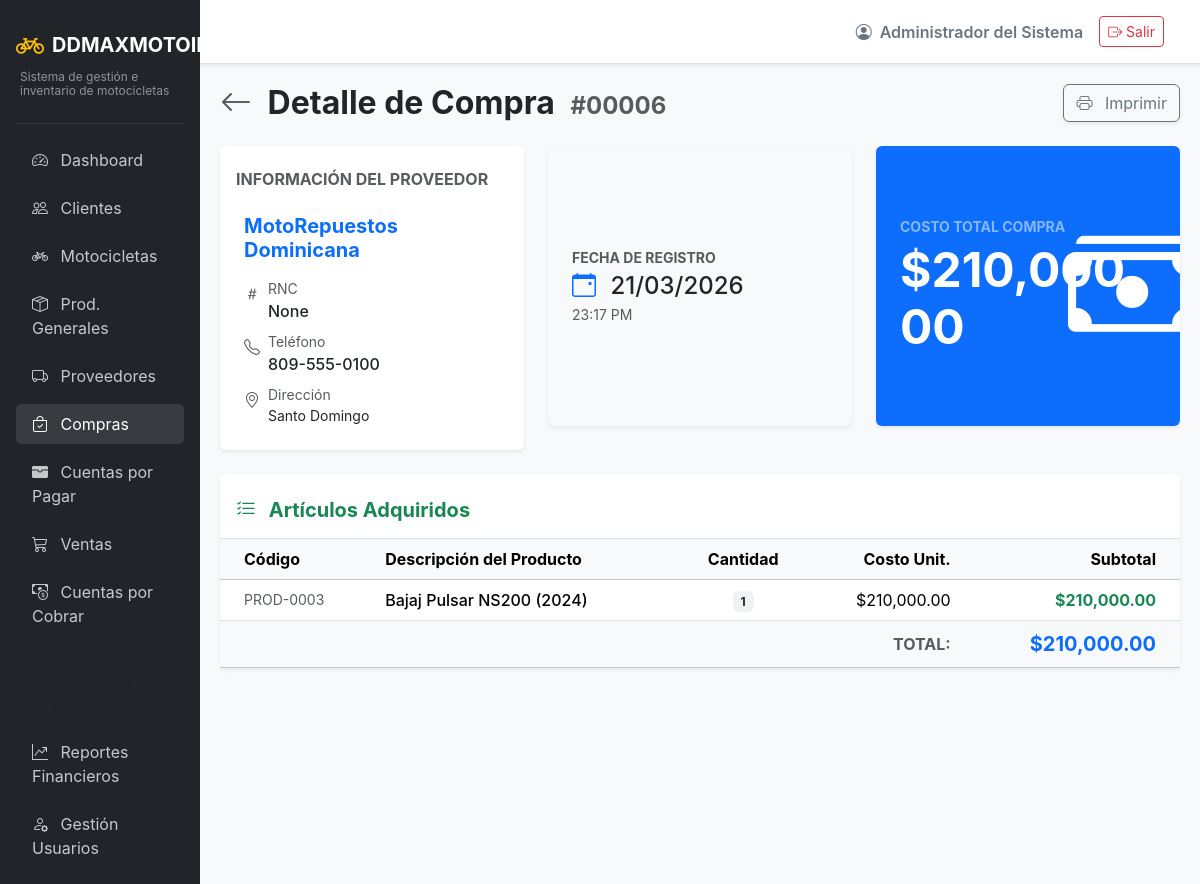
The page /purchases/detail/6 (signed in) on the database as committed earlier.
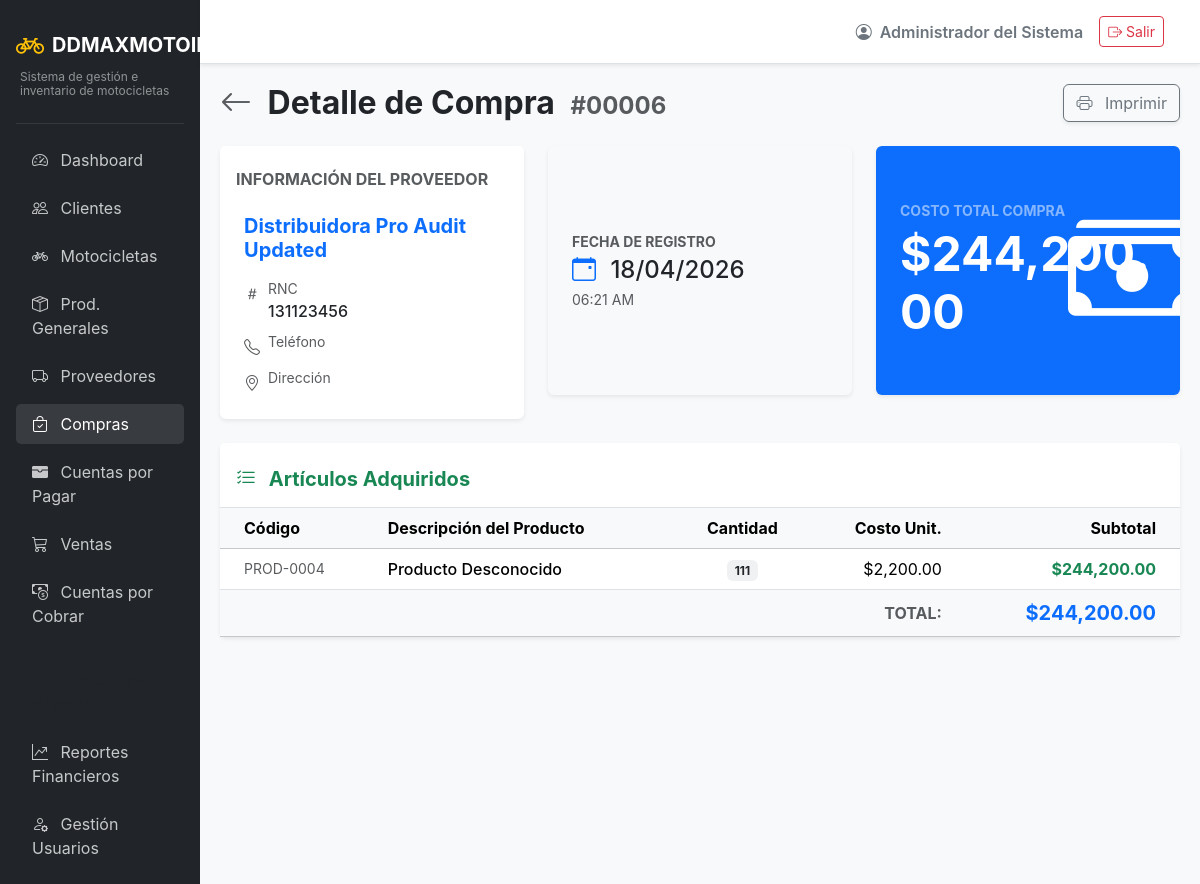
The same page on the database as committed later.
### app/models/entities.py (models this page shows)
class Proveedores(db.Model):
    __tablename__ = 'proveedores'
    id = db.Column(db.Integer, primary_key=True)
    nombre = db.Column(db.String(150), unique=True, nullable=False)
    rnc = db.Column(db.String(50))
    telefono = db.Column(db.String(20))
    direccion = db.Column(db.String(255))
    contacto = db.Column(db.String(100))
    estado = db.Column(db.String(20), default='activo')
    created_at = db.Column(db.DateTime, default=datetime.utcnow)

class Productos(db.Model):
    __tablename__ = 'productos'
    id = db.Column(db.Integer, primary_key=True)
    nombre = db.Column(db.String(150), nullable=False)
    categoria_id = db.Column(db.Integer, db.ForeignKey('categorias_producto.id'), nullable=False)
    precio = db.Column(db.Numeric(10, 2), nullable=False)
    stock = db.Column(db.Integer, default=0)
    estado = db.Column(db.String(20), default='disponible')
    created_at = db.Column(db.DateTime, default=datetime.utcnow)
    motocicleta = db.relationship('Motocicletas', backref='producto', uselist=False)

### app/models/transactions.py (models this page shows)
class Compras(db.Model):
    __tablename__ = 'compras'
    id = db.Column(db.Integer, primary_key=True)
    proveedor_id = db.Column(db.Integer, db.ForeignKey('proveedores.id'), nullable=False)
    fecha = db.Column(db.DateTime, default=datetime.utcnow)
    tipo = db.Column(db.String(20), nullable=False, server_default='contado') # contado, credito
    costo_total = db.Column(db.Numeric(12, 2), nullable=False)
    pago_inicial = db.Column(db.Numeric(12, 2), default=0)
    metodo_pago = db.Column(db.String(50))
    estado = db.Column(db.String(20), default='pendiente') # pendiente, anulada, pagada, parcial
    created_at = db.Column(db.DateTime, default=datetime.utcnow)
    proveedor = db.relationship('Proveedores', backref='compras')
    detalles = db.relationship('DetalleCompra', backref='compra', lazy=True)

class DetalleCompra(db.Model):
    __tablename__ = 'detalle_compra'
    id = db.Column(db.Integer, primary_key=True)
    compra_id = db.Column(db.Integer, db.ForeignKey('compras.id'), nullable=False)
    producto_id = db.Column(db.Integer, db.ForeignKey('productos.id'), nullable=False)
    cantidad = db.Column(db.Integer, nullable=False)
    costo_unitario = db.Column(db.Numeric(10, 2), nullable=False)
    producto = db.relationship('Productos')

### app/routes/purchases.py (the view)
@purchases_bp.route('/detail/<int:id>')
def detail_purchase(id):
    compra = db.session.get(Compras, id)
    if not compra:
        flash('Compra no encontrada.', 'danger')
        return redirect(url_for('purchases.list_purchases'))
    return render_template('purchases/detail.html', compra=compra)

### app/models/auth.py (called while the page is built)
@login_manager.user_loader
def load_user(user_id):
    return db.session.get(Usuarios, int(user_id))

### app/templates/purchases/detail.html (shortened to what the changed rows need)
{% extends "base.html" %}
{% block content %}
<div class="d-flex justify-content-between align-items-center mb-4">
    <h2 class="fw-bold mb-0">
        <a href="{{ url_for('purchases.list_purchases') }}" class="text-decoration-none text-muted me-2"><i class="bi bi-arrow-left"></i></a>
        Detalle de Compra <span class="text-muted ms-2 fs-4">#{{ "{:05d}".format(compra.id) }}</span>
    </h2>
</div>
<div class="row g-4 mb-4">
    <div class="col-lg-4">
        <div class="card shadow-sm border-0 h-100">
            <div class="card-body p-4">
                <h5 class="fw-bold mb-3 text-primary">{{ compra.proveedor.nombre if compra.proveedor else 'Proveedor Invalido' }}</h5>
                <div class="d-flex mb-2">
                    <i class="bi bi-hash text-muted me-2 mt-1"></i>
                    <div>
                        <div class="small text-muted">RNC</div>
                        <div class="fw-medium">{{ compra.proveedor.rnc if compra.proveedor else 'N/A' }}</div>
                    </div>
                </div>
                <div class="d-flex mb-2">
                    <i class="bi bi-telephone text-muted me-2 mt-1"></i>
                    <div>
                        <div class="small text-muted">Teléfono</div>
                        <div class="fw-medium">{{ compra.proveedor.telefono if compra.proveedor else 'N/A' }}</div>
                    </div>
                </div>
                <div class="d-flex">
                    <i class="bi bi-geo-alt text-muted me-2 mt-1"></i>
                    <div>
                        <div class="small text-muted">Dirección</div>
                        <div class="small">{{ compra.proveedor.direccion if compra.proveedor else 'N/A' }}</div>
                    </div>
                </div>
            </div>
        </div>
    </div>
    <div class="col-lg-8">
        <div class="row g-4 h-100">
            <div class="col-md-6">
                <div class="card shadow-sm border-0 h-100 bg-light">
                    <div class="card-body p-4 d-flex flex-column justify-content-center">
                        <span class="text-muted small text-uppercase fw-bold mb-1">Fecha de Registro</span>
                        <h4 class="mb-0 fw-medium"><i class="bi bi-calendar-event me-2 text-primary"></i> {{ compra.fecha.strftime('%d/%m/%Y') }}</h4>
                        <span class="text-muted small mt-1">{{ compra.fecha.strftime('%H:%M %p') }}</span>
                    </div>
                </div>
            </div>
            <div class="col-md-6">
                <div class="card shadow-sm border-0 h-100 bg-primary text-white position-relative overflow-hidden">
                    <div class="card-body p-4 d-flex flex-column justify-content-center position-relative z-1">
                        <span class="text-white-50 small text-uppercase fw-bold mb-1">Costo Total Compra</span>
                        <h2 class="display-5 fw-bold mb-0">${{ "{:,.2f}".format(compra.costo_total) }}</h2>
                    </div>
                </div>
            </div>
        </div>
    </div>
</div>
<div class="card shadow-sm border-0">
    <div class="card-body p-0">
        <div class="table-responsive">
            <table class="table align-middle mb-0">
                <thead class="table-light">
                    <tr>
                        <th class="ps-4">Código</th>
                        <th>Descripción del Producto</th>
                        <th class="text-center">Cantidad</th>
                        <th class="text-end">Costo Unit.</th>
                        <th class="text-end pe-4">Subtotal</th>
                    </tr>
                </thead>
                <tbody>
                    {% for item in compra.detalles %}
                    <tr>
                        <td class="ps-4 text-muted small">
                            PROD-{{ "{:04d}".format(item.producto_id) }}
                        </td>
                        <td>
                            <div class="fw-medium">{{ item.producto.nombre if item.producto else 'Producto Desconocido' }}</div>
                        </td>
                        <td class="text-center">
                            <span class="badge bg-secondary bg-opacity-10 text-dark px-2 rounded">{{ item.cantidad }}</span>
                        </td>
                        <td class="text-end">
                            ${{ "{:,.2f}".format(item.costo_unitario) }}
                        </td>
                        <td class="text-end pe-4 fw-bold text-success">
                            ${{ "{:,.2f}".format(item.cantidad * item.costo_unitario) }}
                        </td>
                    </tr>
                    {% endfor %}
                </tbody>
                <tfoot class="table-light">
                    <tr>
                        <td colspan="3"></td>
                        <td class="text-end fw-bold text-muted">TOTAL:</td>
                        <td class="text-end pe-4 fw-bold fs-5 text-primary">
                            ${{ "{:,.2f}".format(compra.costo_total) }}
                        </td>
                    </tr>
                </tfoot>
            </table>
        </div>
    </div>
</div>
{% endblock %}

Rows that differ between the two databases and show on the page:
no longer on this page (row edited): Proveedores: proveedor "MotoRepuestos Dominicana", proveedor "None", proveedor "809-555-0100", proveedor "Santo Domingo"
changed Compras "00006": fecha "21/03/2026" → "18/04/2026"; fecha "23:17 PM" → "06:21 AM"; costo_total "210,000.00" → "244,200.00"
now on this page (row edited): Proveedores: proveedor "Distribuidora Pro Audit Updated", proveedor "131123456"
changed DetalleCompra: producto_id "0003" → "0004"; producto "Bajaj Pulsar NS200 (2024)" → "Producto Desconocido"; cantidad "1" → "111"; costo_unitario "210,000.00" → "2,200.00"; item.cantidad*item.costo_unitario "210,000.00" → "244,200.00"
